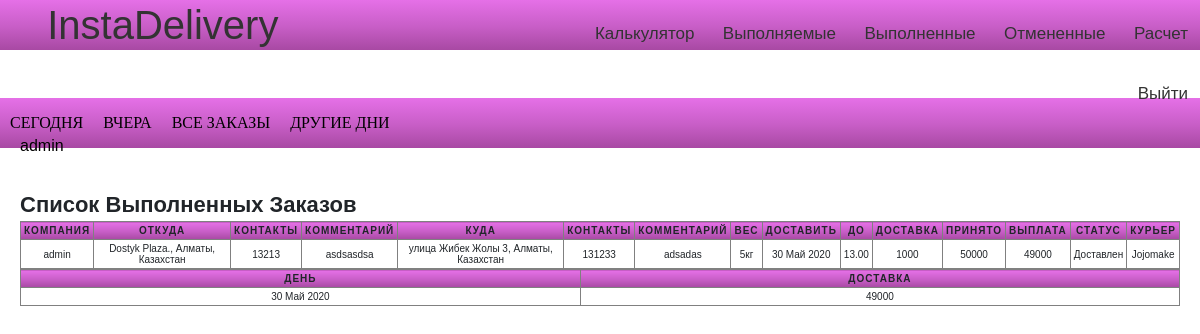
Page /users/private/success/all (signed in) on the earlier database version.
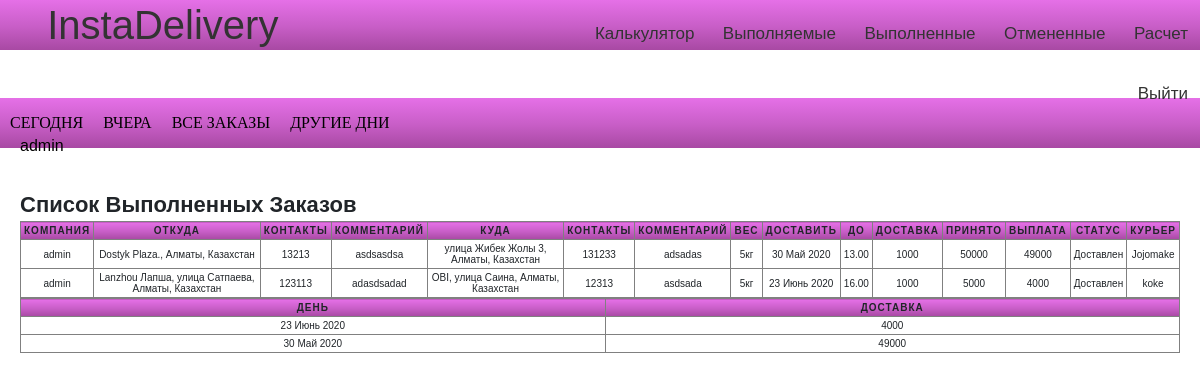
Same page on the later database version.
### Lallog/models.py (models this page shows)
class TestOrder(models.Model):
	client=models.ForeignKey(settings.AUTH_USER_MODEL,on_delete=models.CASCADE)
	marshrut=models.CharField(max_length=200)
	ves=models.DecimalField(decimal_places=0,max_digits=1000,default=10)
	from_address=models.CharField(max_length=200)
	from_phone=models.CharField(max_length=200)
	from_comment=models.CharField(max_length=200)
	to=models.CharField(max_length=200)
	to_phone=models.CharField(max_length=200)
	to_date=models.CharField(max_length=200,default="")
	to_date_until=models.CharField(max_length=200)
	to_comment=models.CharField(max_length=200)
	distance=models.DecimalField(decimal_places=0,max_digits=1000,default=10)
	itog=models.DecimalField(decimal_places=0,max_digits=1000,default=10)
	curier = models.ForeignKey(Curier,on_delete=models.CASCADE,default=None,related_name="choiced_curier",blank=True,null=True)
	nal=models.DecimalField(decimal_places=0,max_digits=1000,default=0)
	raschet=models.DecimalField(decimal_places=0,max_digits=1000,default=0)
	status = models.CharField(max_length=200,default="Ожидание")
	curier_money = models.DecimalField(decimal_places=0,max_digits=1000,default=0)
	success = models.BooleanField(default=True)
	created_date = models.DateTimeField(default=timezone.now)
	__original_curier = None
	def __init__(self,*args,**kwargs):
		print("Object was created")
		super(TestOrder,self).__init__(*args,**kwargs)
		self.__origin_curier = self.curier

### curier/models.py (models this page shows)
class Curier(models.Model):
	user = models.OneToOneField(settings.AUTH_USER_MODEL, on_delete=models.CASCADE,related_name="mycurier")
	first_name = models.CharField(max_length=255,default="")
	last_name = models.CharField(max_length=255, default="")
	photo =models.ImageField(upload_to='curiers/%y/%m/%d', blank=True)
	experience=models.IntegerField(blank=True, null=True)
	phone = models.IntegerField(null=False, blank=False)
	is_available=models.BooleanField(default=False)
	balance = models.DecimalField(decimal_places=0,max_digits=1000,default=0)

### users/views.py (the view)
# urls.py: path("private/success/<str:day>",views.private_success,name="private_success"),
def private_success(request,day):
	curier = TestOrder.objects.filter(client=request.user).order_by("-created_date")
	orders_completed=None
	alldaysorders=curier.all().filter(status="Доставлен")
	if day=="all":
	    orders_completed = TestOrder.objects.filter(client=request.user,status="Доставлен",success=True)
	elif day=="today":
		mydate= datetime.date.today().strftime("%d %B")
		print(mydate)
		orders_completed = curier.all().filter(status="Доставлен",to_date=mydate).order_by("-created_date")
	elif day=="yesterday":
		mydate1=datetime.date.today() - datetime.timedelta(days=1)
		mydate1=mydate1.strftime("%d %B")
		print(mydate1)
		orders_completed = curier.all().filter(status="Доставлен",to_date=mydate1).order_by("-created_date")
	else:
	    orders_completed = curier.all().filter(status="Доставлен",to_date=day).order_by("-created_date")
	mydata = list(orders_completed.values_list("to_date"))
	mydata1 = list(alldaysorders.values_list("to_date"))
	alldays=[]
	for i in mydata1:
	    alldays.append(i[0])
	alldays = set(alldays)
	days=[]
	for i in mydata:
	    days.append(i[0])
	days=set(days)
	analyze=[]
	for i in days:
	    order = orders_completed.filter(to_date=i)
	    sumi=0
	    for j in order:
	        sumi+=j.raschet
	    temp={
	    "day":i,
	    "sum":int(sumi)
	    }
	    analyze.append(temp)
	mydate= datetime.datetime.now()
	mydate1=datetime.date.today() + datetime.timedelta(days=1)
	ctx={
		"orders_completed":orders_completed,
		"analyze":analyze,
		"alldays":alldays,
		"today":mydate,
		"tomorrow":mydate1,
	}
	return render(request,"users/private2.html",context=ctx)

### users/templates/users/private2.html (shortened to what this page needs)
{%extends 'users/base.html'%}
{%load static%}
{%block content%}
<br>
<nav class="raschet_kur" >
<ul >
    <li><a href="{% url 'private_success' day='today'%}">Сегодня</a></li>
    <li><a href="{% url 'private_success' day='yesterday'%}">Вчера</a></li>
    <li ><a href="{% url 'private_success' day='all'%}">Все заказы</a></li>
    <li><a href="#">Другие дни</a>
    </li>
</ul>
</nav>
    <div class="lichka_prav">
        <caption>Список Выполненных Заказов</caption>
        <table  border="1" id="table_private">
            <tr >
                <th>Компания</th>
                <th>Откуда</th>
                <th>Контакты</th>
                <th>Комментарий</th>
                <th>Куда</th>
                <th>Контакты</th>
                <th>Комментарий</th>
                <th>Вес</th>
                <th>Доставить</th>
                <th>До</th>
                <th>Доставка</th>
                <th>Принято</th>
                <th>Выплата</th>
                <th>Статус</th>
                <th>Курьер</th>
            </tr>
            {%for i in orders_completed%}
            <tr>
                <td data-label="Компания">{{i.client}}</td>
                <td data-label="Откуда">{{i.from_address}}</td>
                <td data-label="Контакты">{{i.from_phone}}</td>
                 <td data-label="Комментарий">{{i.from_comment}}</td>
                <td data-label="Куда">{{i.to}}</td>
                <td data-label="Контакты">{{i.to_phone}}</td>
                <td data-label="Комментарий">{{i.to_comment}}</td>
                <td data-label="Вес">{{i.ves}}кг</td>
                <td data-label="Доставить">{{i.to_date}}</td>
                <td data-label="Ограничения">{{i.to_date_until}}</td>
                <td data-label="Доставка">{{i.itog}}</td>
                <td data-label="Принято ">{{i.nal}}</td>
                <td data-label="К выплате">{{i.raschet}}</td>
                <td data-label="Статус">{{i.status}}</td>
                <td data-label="Курьер">{{i.curier.user}}</td>
            </tr>
            {%endfor%}
        </table>
  <table  border="1" id="table_private">
      <tr>
          <th>День</th>
          <th>Доставка</th>
      </tr>
      {%for i in analyze%}
      <tr>
          <td data-label="День">{{i.day}}</td>
          <td data-label="Сумма">{{i.sum}}</td>
      </tr>
      {%endfor%}
  </table>
    </div>
{%endblock content%}

Differences in the rows shown:
added TestOrder: client "admin", from_address "Lanzhou Лапша, улица Сатпаева, Алматы, Казахстан", from_phone "123113", from_comment "adasdsadad", to "OBI, улица Саина, Алматы, Казахстан", to_phone "12313", to_comment "asdsada", ves "5", to_date "23 Июнь 2020", to_date_until "16.00", itog "1000", nal "5000", raschet "4000", status "Доставлен", curier.user "koke", day "23 Июнь 2020", sum "4000"
